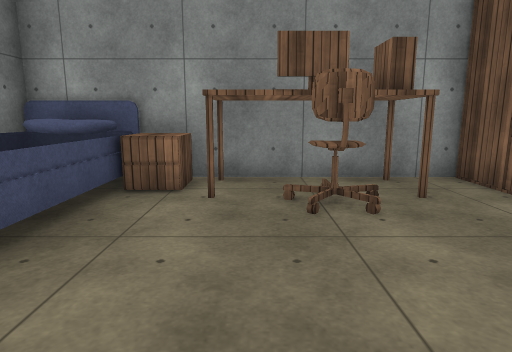
view 1 (above)

12 first-person views from a walk through a scene from a Unity 3-D project. The camera is 1.3 m above the floor, tilts 10° down and sees 75° across. The floor is counted in squares, 1 m on a side. Each view is taken from the middle of a square. On the plan, view 1 faces up. The plan holds only what a view shows up to about 14 squares ahead; the rest is blank. The place goes on beyond the plan. Some animated figures are not drawn. Door leaves are left out, so doorways stand open. Surface patterns are stand-ins for the level's own textures.

view 2
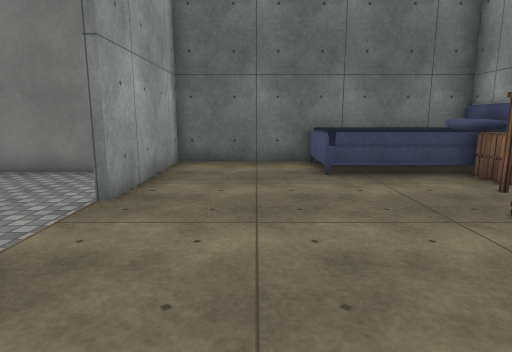

view 3
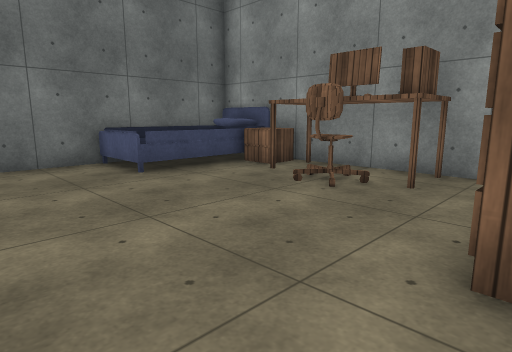

view 4
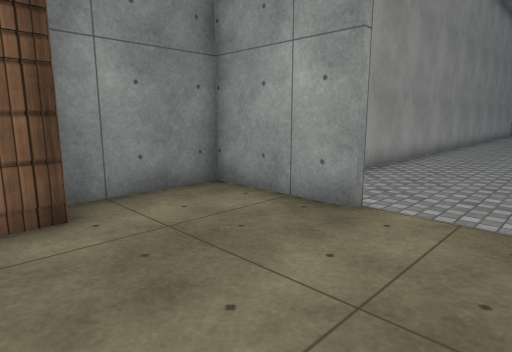

view 5
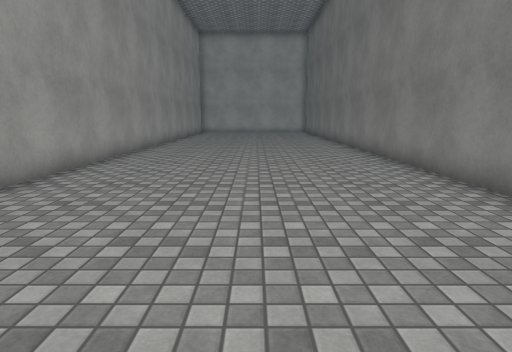

view 6
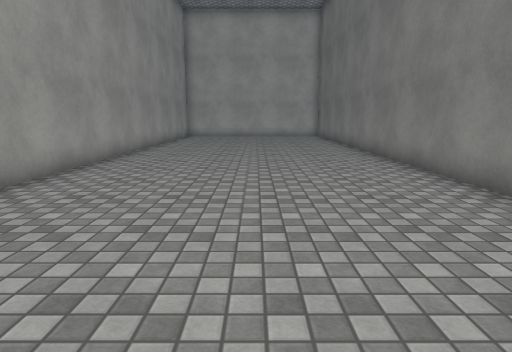

view 7
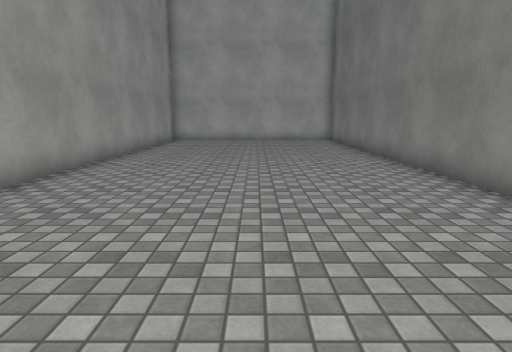

view 8
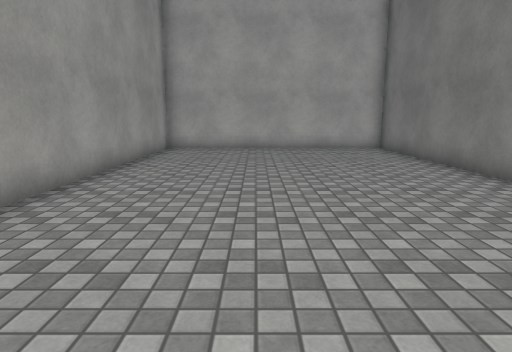

view 9
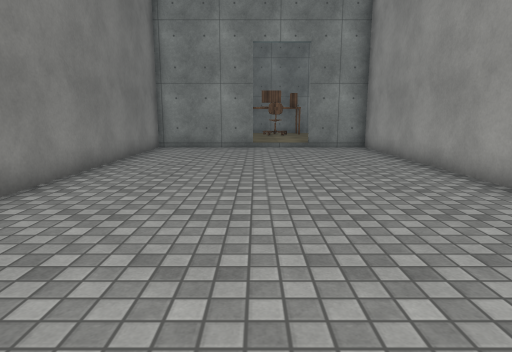

view 10
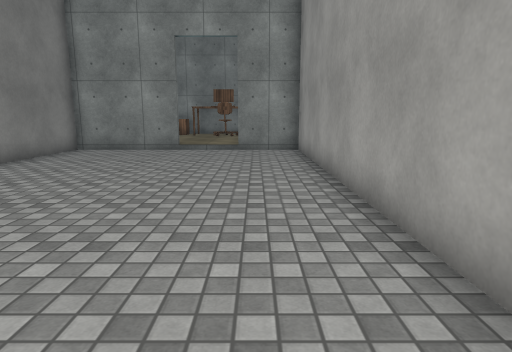

view 11
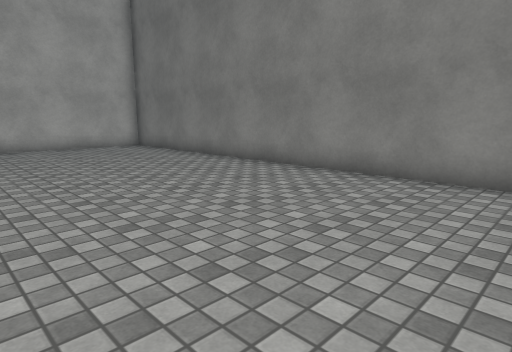

view 12
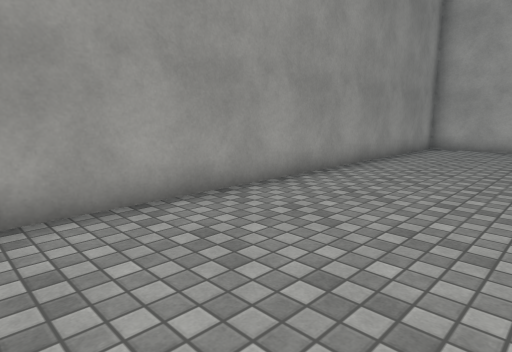

### Floor plan
Key: @ floor where view 1 was taken; # wall or solid block; . main floor; : floor 0.25 m higher than the main floor; D open door; B bed; W wardrobe; R drawers; T table; C chair; S shelf.
Columns run from 5 left of view 1 to 6 right of it. Each row starts with its distance up from view 1.
  7 #BB#######W
  6 #BBRRTTTT:W
  5 # B:::C:::W
  4 # B:::::::W
  3 #BB:::::::S
  2 #:::::::::S#
  1 #::::::::::#
  0 #::::@:::::#
 -1 #::::DDD:::#
 -2 #####.DD####
 -3  #........#
 -4  #........#
 -5  #........#
 -6  #........#
 -7  #........#
 -8  #........#
 -9  #........#
-10  #........#
-11  #........#
-12  #........#
-13  #........#
-14  #........#
-15  #........#
-16  #........#
-17  #........#
-18  #........#
-19  #........#
-20  #........#
-21  #........#
-22  #........#
-23  #........#
-24  #........#
-25  #........#
-26  #........#
-27  #........#
-28  #........#
-29  #........#
-30  #........#
-31  ##########

Positions as (right, up) in squares from view 1, and headings:
1: (0, 0), facing up
2: (5, 1), facing left
3: (5, -1), facing up-left
4: (0, 3), facing down-right
5: (0, -2), facing down
6: (0, -8), facing down
7: (0, -12), facing down
8: (1, -17), facing down
9: (0, -16), facing up
10: (3, -15), facing up
11: (3, -16), facing down-left
12: (0, -16), facing down-right
